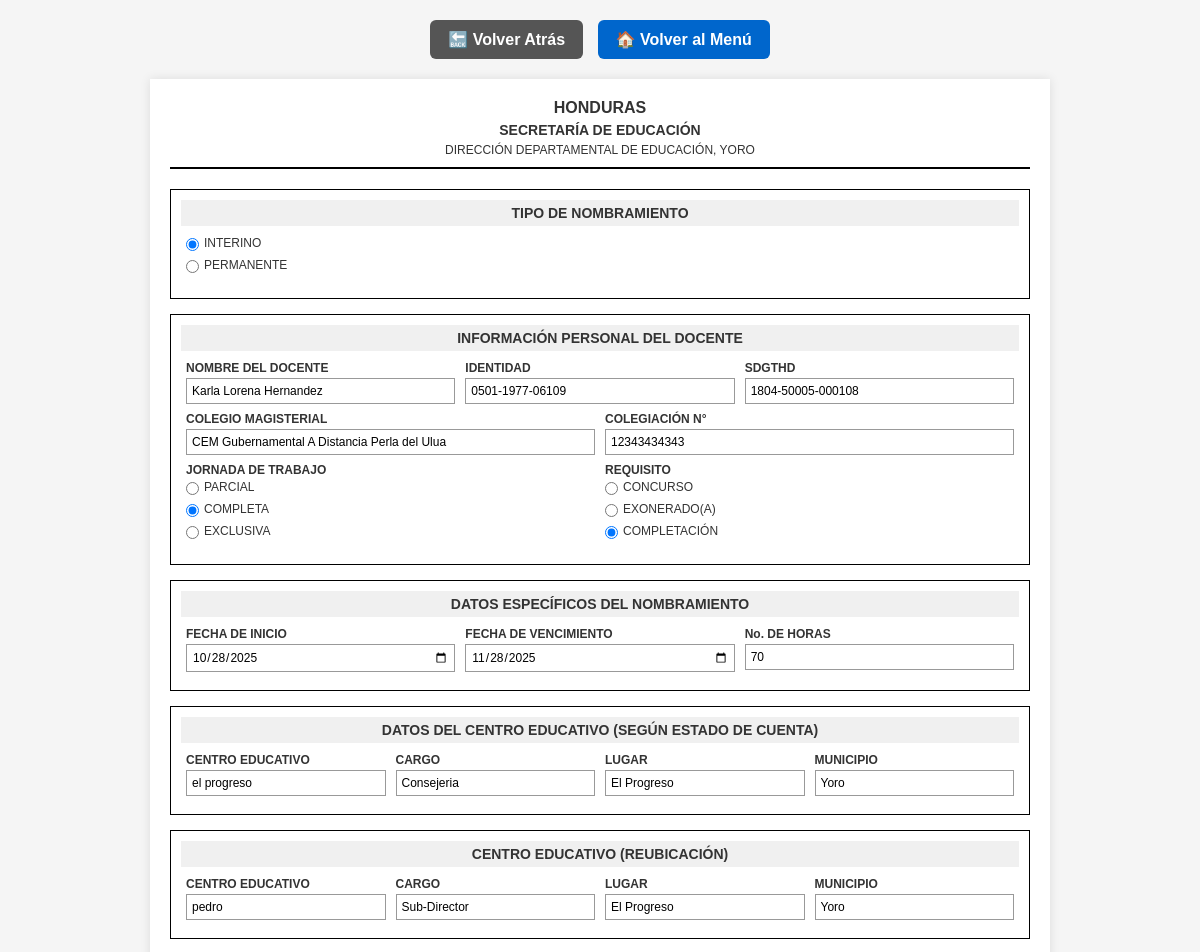
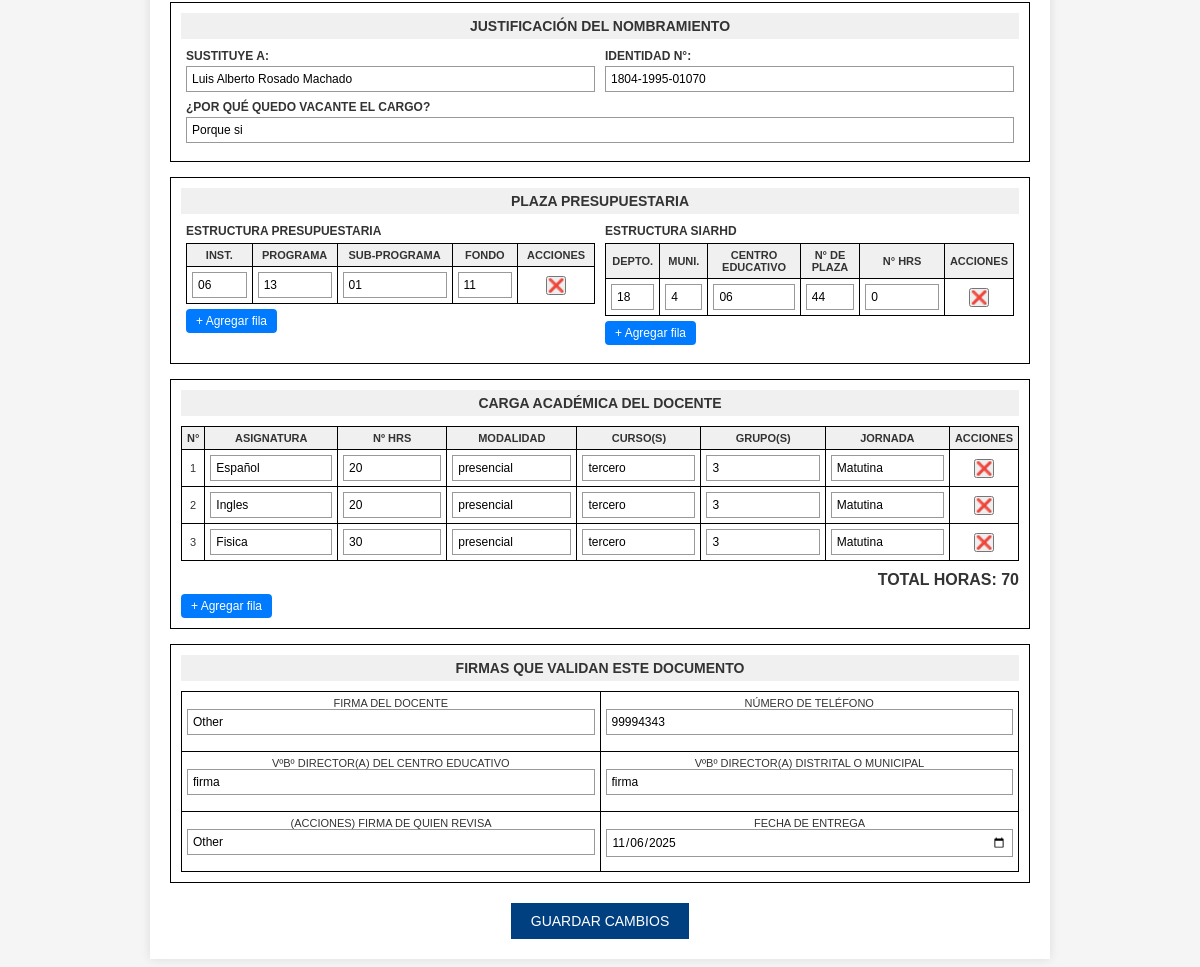
The app's page /formatos/media_nombramiento/modificar.php?id=18 with its own data (2 pictures, top to bottom).
### tables this page shows
CREATE TABLE `formato_nombramiento_media` (
  `id` int(11) NOT NULL,
  `tipo_nombramiento` enum('INTERINO','PERMANENTE') NOT NULL,
  `nombre_docente` varchar(200) NOT NULL,
  `identidad` varchar(20) NOT NULL,
  `colegio_magisterial` varchar(150) DEFAULT NULL,
  `sdgthd` varchar(100) DEFAULT NULL,
  `colegiacion_numero` varchar(50) DEFAULT NULL,
  `jornada_trabajo` enum('PARCIAL','COMPLETA','EXCLUSIVA') NOT NULL,
  `requisito` enum('CONCURSO','EXONERADO(A)','COMPLETACIÓN') NOT NULL,
  `fecha_inicio` date DEFAULT NULL,
  `fecha_vencimiento` date DEFAULT NULL,
  `numero_horas` int(11) DEFAULT NULL,
  `centro_cuenta` varchar(200) DEFAULT NULL,
  `cargo_cuenta` varchar(150) DEFAULT NULL,
  `lugar_cuenta` varchar(150) DEFAULT NULL,
  `municipio_cuenta` varchar(150) DEFAULT NULL,
  `centro_reubicacion` varchar(200) DEFAULT NULL,
  `lugar_reubicacion` varchar(150) DEFAULT NULL,
  `cargo_reubicacion` varchar(150) DEFAULT NULL,
  `municipio_reubicacion` varchar(150) DEFAULT NULL,
  `sustituye_a` varchar(200) DEFAULT NULL,
  `identidad_sustituido` varchar(20) DEFAULT NULL,
  `motivo_vacante` varchar(250) DEFAULT NULL,
  `firma_docente` varchar(200) DEFAULT NULL,
  `vb_director_centro` varchar(200) DEFAULT NULL,
  `firma_revisa` varchar(200) DEFAULT NULL,
  `telefono_contacto` varchar(20) DEFAULT NULL,
  `vb_director_distrital` varchar(200) DEFAULT NULL,
  `fecha_entrega` date DEFAULT NULL,
  `fecha_registro` timestamp NOT NULL DEFAULT current_timestamp()
);

CREATE TABLE `estructura_presupuestaria_nombramiento_media` (
  `id` int(11) NOT NULL,
  `id_formato` int(11) NOT NULL,
  `estructura_inst` varchar(50) DEFAULT NULL,
  `estructura_programa` varchar(50) DEFAULT NULL,
  `estructura_subprograma` varchar(50) DEFAULT NULL,
  `estructura_fondo` varchar(50) DEFAULT NULL,
  `created_at` timestamp NOT NULL DEFAULT current_timestamp()
);

CREATE TABLE `siarhd_estructura_nombramiento_media` (
  `id` int(11) NOT NULL,
  `id_formato` int(11) NOT NULL,
  `siarhd_depto` varchar(100) DEFAULT NULL,
  `siarhd_muni` varchar(100) DEFAULT NULL,
  `siarhd_centro` varchar(200) DEFAULT NULL,
  `siarhd_num_plaza` varchar(50) DEFAULT NULL,
  `siarhd_num_horas` int(11) DEFAULT NULL,
  `created_at` timestamp NOT NULL DEFAULT current_timestamp()
);

### formatos/media_nombramiento/modificar.php (the view, shortened to what this page needs)
<?php
include '../../includes/db.php';
$id_formato = $_GET['id'] ?? 0;
$id_formato = intval($id_formato);
$stmt = $conn->prepare("SELECT * FROM formato_nombramiento_media WHERE id = ?");
$stmt->bind_param("i", $id_formato);
$stmt->execute();
$result = $stmt->get_result();
$datos = $result->fetch_assoc();
$siarhd = [];
$stmt3 = $conn->prepare("SELECT * FROM siarhd_estructura_nombramiento_media WHERE id_formato = ?");
$stmt3->bind_param("i", $id_formato);
$stmt3->execute();
$res3 = $stmt3->get_result();
while($row = $res3->fetch_assoc()) $siarhd[] = $row;
$estructura = [];
$stmt4 = $conn->prepare("SELECT * FROM estructura_presupuestaria_nombramiento_media WHERE id_formato = ?");
$stmt4->bind_param("i", $id_formato);
$stmt4->execute();
$res4 = $stmt4->get_result();
while($row = $res4->fetch_assoc()) $estructura[] = $row;
?>
<!DOCTYPE html>
<html lang="es">
<head>
</head>
<body>
<div class="navigation">
    <a href="javascript:void(0);" onclick="window.history.back();" class="btn btn-back">🔙 Volver Atrás</a>
    <a href="<?= htmlspecialchars(BASE_URL . '/menu.php', ENT_QUOTES, 'UTF-8') ?>" class="btn btn-menu">🏠 Volver al Menú</a>
</div>
<div class="form-container">
<form id="nombramientoForm" method="post" action="procesar_modificar.php">
<div class="header">
<h1>HONDURAS</h1>
<h2>SECRETARÍA DE EDUCACIÓN</h2>
<h3>DIRECCIÓN DEPARTAMENTAL DE EDUCACIÓN, YORO</h3>
</div>
<div class="section">
<div class="section-title">TIPO DE NOMBRAMIENTO</div>
<div class="form-row">
<div class="form-group">
<div class="checkbox-group">
<input type="radio" name="tipo_nombramiento" value="INTERINO" id="interino" <?= $datos['tipo_nombramiento']=='INTERINO'?'checked':'' ?> required>
<label for="interino">INTERINO</label>
</div>
<div class="checkbox-group">
<input type="radio" name="tipo_nombramiento" value="PERMANENTE" id="permanente" <?= $datos['tipo_nombramiento']=='PERMANENTE'?'checked':'' ?>>
<label for="permanente">PERMANENTE</label>
</div>
</div>
</div>
</div>
<div class="section">
<div class="section-title">INFORMACIÓN PERSONAL DEL DOCENTE</div>
<div class="form-row">
<div class="form-group">
<label>NOMBRE DEL DOCENTE</label>
<input type="text" name="nombre_docente" value="<?= htmlspecialchars($datos['nombre_docente']) ?>" required>
</div>
<div class="form-group">
<label>IDENTIDAD</label>
<input type="text" name="identidad" value="<?= htmlspecialchars($datos['identidad']) ?>" required>
</div>
<div class="form-group">
<label>SDGTHD</label>
<input type="text" name="sdgthd" value="<?= htmlspecialchars($datos['sdgthd']) ?>">
</div>
</div>
<div class="form-row">
<div class="form-group">
<label>COLEGIO MAGISTERIAL</label>
<input type="text" name="colegio_magisterial" value="<?= htmlspecialchars($datos['colegio_magisterial']) ?>">
</div>
<div class="form-group">
<label>COLEGIACIÓN N°</label>
<input type="text" name="colegiacion_numero" value="<?= htmlspecialchars($datos['colegiacion_numero']) ?>">
</div>
</div>
<div class="form-row">
<div class="form-group">
<label>JORNADA DE TRABAJO</label>
<div class="checkbox-group">
<input type="radio" name="jornada_trabajo" value="PARCIAL" id="parcial" <?= $datos['jornada_trabajo']=='PARCIAL'?'checked':'' ?>>
<label for="parcial">PARCIAL</label>
</div>
<div class="checkbox-group">
<input type="radio" name="jornada_trabajo" value="COMPLETA" id="completa" <?= $datos['jornada_trabajo']=='COMPLETA'?'checked':'' ?>>
<label for="completa">COMPLETA</label>
</div>
<div class="checkbox-group">
<input type="radio" name="jornada_trabajo" value="EXCLUSIVA" id="exclusiva" <?= $datos['jornada_trabajo']=='EXCLUSIVA'?'checked':'' ?>>
<label for="exclusiva">EXCLUSIVA</label>
</div>
</div>
<div class="form-group">
<label>REQUISITO</label>
<div class="checkbox-group">
<input type="radio" name="requisito" value="CONCURSO" id="concurso" <?= $datos['requisito']=='CONCURSO'?'checked':'' ?>>
<label for="concurso">CONCURSO</label>
</div>
<div class="checkbox-group">
<input type="radio" name="requisito" value="EXONERADO(A)" id="exonerado" <?= $datos['requisito']=='EXONERADO(A)'?'checked':'' ?>>
<label for="exonerado">EXONERADO(A)</label>
</div>
<div class="checkbox-group">
<input type="radio" name="requisito" value="COMPLETACIÓN" id="completacion" <?= $datos['requisito']=='COMPLETACIÓN'?'checked':'' ?>>
<label for="completacion">COMPLETACIÓN</label>
</div>
</div>
</div>
</div>
<div class="section">
<div class="section-title">DATOS ESPECÍFICOS DEL NOMBRAMIENTO</div>
<div class="form-row">
<div class="form-group">
<label>FECHA DE INICIO</label>
<input type="date" name="fecha_inicio" value="<?= $datos['fecha_inicio'] ?>" required>
</div>
<div class="form-group">
<label>FECHA DE VENCIMIENTO</label>
<input type="date" name="fecha_vencimiento" value="<?= $datos['fecha_vencimiento'] ?>">
</div>
<div class="form-group">
<label>No. DE HORAS</label>
<input type="number" name="numero_horas" id="numero_horas" readonly value="<?= $datos['numero_horas'] ?>">
</div>
</div>
</div>
<div class="section">
<div class="section-title">DATOS DEL CENTRO EDUCATIVO (SEGÚN ESTADO DE CUENTA)</div>
<div class="form-row">
<div class="form-group">
<label>CENTRO EDUCATIVO</label>
<input type="text" name="centro_cuenta" value="<?= htmlspecialchars($datos['centro_cuenta']) ?>">
</div>
<div class="form-group">
<label>CARGO</label>
<input type="text" name="cargo_cuenta" value="<?= htmlspecialchars($datos['cargo_cuenta']) ?>">
</div>
<div class="form-group">
<label>LUGAR</label>
<input type="text" name="lugar_cuenta" value="<?= htmlspecialchars($datos['lugar_cuenta']) ?>">
</div>
<div class="form-group">
<label>MUNICIPIO</label>
<input type="text" name="municipio_cuenta" value="<?= htmlspecialchars($datos['municipio_cuenta']) ?>">
</div>
</div>
</div>
<div class="section">
<div class="section-title">CENTRO EDUCATIVO (REUBICACIÓN)</div>
<div class="form-row">
<div class="form-group">
<label>CENTRO EDUCATIVO</label>
<input type="text" name="centro_reubicacion" value="<?= htmlspecialchars($datos['centro_reubicacion']) ?>">
</div>
<div class="form-group">
<label>CARGO</label>
<input type="text" name="cargo_reubicacion" value="<?= htmlspecialchars($datos['cargo_reubicacion']) ?>">
</div>
<div class="form-group">
<label>LUGAR</label>
<input type="text" name="lugar_reubicacion" value="<?= htmlspecialchars($datos['lugar_reubicacion']) ?>">
</div>
<div class="form-group">
<label>MUNICIPIO</label>
<input type="text" name="municipio_reubicacion" value="<?= htmlspecialchars($datos['municipio_reubicacion']) ?>">
</div>
</div>
</div>
<div class="section">
<div class="section-title">JUSTIFICACIÓN DEL NOMBRAMIENTO</div>
<div class="form-row">
<div class="form-group">
<label>SUSTITUYE A:</label>
<input type="text" name="sustituye_a" value="<?= htmlspecialchars($datos['sustituye_a']) ?>">
</div>
<div class="form-group">
<label>IDENTIDAD N°:</label>
<input type="text" name="identidad_sustituido" value="<?= htmlspecialchars($datos['identidad_sustituido']) ?>">
</div>
</div>
<div class="form-row">
<div class="form-group">
<label>¿POR QUÉ QUEDO VACANTE EL CARGO?</label>
<input type="text" name="motivo_vacante" value="<?= htmlspecialchars($datos['motivo_vacante']) ?>">
</div>
</div>
</div>
<div class="section">
<div class="section-title">PLAZA PRESUPUESTARIA</div>
<div class="form-row">
<div class="form-group">
<label>ESTRUCTURA PRESUPUESTARIA</label>
<table id="estructuraTable">
<tr>
<th>INST.</th>
<th>PROGRAMA</th>
<th>SUB-PROGRAMA</th>
<th>FONDO</th>
<th>ACCIONES</th>
</tr>
<?php
if(count($estructura) > 0){
    foreach($estructura as $row){
        echo "<tr>
        <td><input type='text' name='estructura_inst[]' size='3' value='".htmlspecialchars($row['estructura_inst'])."'></td>
        <td><input type='text' name='estructura_programa[]' size='3' value='".htmlspecialchars($row['estructura_programa'])."'></td>
        <td><input type='text' name='estructura_subprograma[]' size='3' value='".htmlspecialchars($row['estructura_subprograma'])."'></td>
        <td><input type='text' name='estructura_fondo[]' size='3' value='".htmlspecialchars($row['estructura_fondo'])."'></td>
        <td><button type='button' class='remove-row-btn' onclick='removeRow(this)'>❌</button></td>
        </tr>";
    }
}
?>
</table>
<button type="button" class="add-row-btn" onclick="addEstructuraRow()">+ Agregar fila</button>
</div>
<div class="form-group">
<label>ESTRUCTURA SIARHD</label>
<table id="siarhdTable">
<tr>
<th>DEPTO.</th>
<th>MUNI.</th>
<th>CENTRO EDUCATIVO</th>
<th>N° DE PLAZA</th>
<th>N° HRS</th>
<th>ACCIONES</th>
</tr>
<?php
if(count($siarhd) > 0){
    foreach($siarhd as $row){
        echo "<tr>
        <td><input type='text' name='siarhd_depto[]' size='3' value='".htmlspecialchars($row['siarhd_depto'])."'></td>
        <td><input type='text' name='siarhd_muni[]' size='3' value='".htmlspecialchars($row['siarhd_muni'])."'></td>
        <td><input type='text' name='siarhd_centro[]' size='8' value='".htmlspecialchars($row['siarhd_centro'])."'></td>
        <td><input type='text' name='siarhd_num_plaza[]' size='5' value='".htmlspecialchars($row['siarhd_num_plaza'])."'></td>
        <td><input type='number' name='siarhd_num_horas[]' size='3' value='".htmlspecialchars($row['siarhd_num_horas'])."'></td>
        <td><button type='button' class='remove-row-btn' onclick='removeRow(this)'>❌</button></td>
        </tr>";
    }
}
?>
</table>
<button type="button" class="add-row-btn" onclick="addSiarhdRow()">+ Agregar fila</button>
</div>
</div>
</div>
<div class="section">
<div class="section-title">CARGA ACADÉMICA DEL DOCENTE</div>
<table id="cargaAcademica">
<thead>
<tr>
<th>N°</th>
<th>ASIGNATURA</th>
<th>Nº HRS</th>
<th>MODALIDAD</th>
<th>CURSO(S)</th>
<th>GRUPO(S)</th>
<th>JORNADA</th>
<th>ACCIONES</th>
</tr>
</thead>
<tbody id="cargaAcademicaBody"></tbody>
</table>
<div class="total-hours">
TOTAL HORAS: <span id="totalHorasSpan">0</span>
</div>
<button type="button" class="add-row-btn" onclick="addCargaRow()">+ Agregar fila</button>
</div>
<div class="section">
<div class="section-title">FIRMAS QUE VALIDAN ESTE DOCUMENTO</div>
<table class="signature-table">
<tr>
<td width="50%">
<label>FIRMA DEL DOCENTE</label>
<input type="text" name="firma_docente" value="<?= htmlspecialchars($datos['firma_docente']) ?>">
</td>
<td width="50%">
<label>NÚMERO DE TELÉFONO</label>
<input type="text" name="telefono_contacto" value="<?= htmlspecialchars($datos['telefono_contacto']) ?>">
</td>
</tr>
<tr>
<td>
<label>VºBº DIRECTOR(A) DEL CENTRO EDUCATIVO</label>
<input type="text" name="vb_director_centro" value="<?= htmlspecialchars($datos['vb_director_centro']) ?>">
</td>
<td>
<label>VºBº DIRECTOR(A) DISTRITAL O MUNICIPAL</label>
<input type="text" name="vb_director_distrital" value="<?= htmlspecialchars($datos['vb_director_distrital']) ?>">
</td>
</tr>
<tr>
<td>
<label>(ACCIONES) FIRMA DE QUIEN REVISA</label>
<input type="text" name="firma_revisa" value="<?= htmlspecialchars($datos['firma_revisa']) ?>">
</td>
<td>
<label>FECHA DE ENTREGA</label>
<input type="date" name="fecha_entrega" value="<?= $datos['fecha_entrega'] ?>">
</td>
</tr>
</table>
</div>
<button type="submit" class="btn-submit">GUARDAR CAMBIOS</button>
</form>
</div>
</body>
</html>

### formatos/media_nombramiento/modificar.php (style rules this page uses)
* { margin:0; padding:0; box-sizing:border-box; font-family: Arial, sans-serif; }
body { background-color:#f5f5f5; padding:20px; color:#333; }
.navigation { text-align:center; margin-bottom:20px; }
.btn { display:inline-block; padding:10px 18px; border-radius:6px; text-decoration:none; font-weight:bold; margin:0 5px; border:none; cursor:pointer; }
.btn-back { background-color:#555; color:white; }
.btn-menu { background-color:#0066cc; color:white; }
.form-container { max-width:900px; margin:0 auto; background:white; box-shadow:0 0 10px rgba(0,0,0,0.1); padding:20px; }
.header { text-align:center; margin-bottom:20px; border-bottom:2px solid #000; padding-bottom:10px; }
.header h1 { font-size:16px; font-weight:bold; margin-bottom:5px; }
.header h2 { font-size:14px; margin-bottom:5px; }
.header h3 { font-size:12px; font-weight:normal; }
.section { margin-bottom:15px; border:1px solid #000; padding:10px; }
.section-title { font-weight:bold; text-align:center; margin-bottom:10px; font-size:14px; background-color:#f0f0f0; padding:5px; }
.form-row { display:flex; margin-bottom:8px; }
.form-group { flex:1; padding:0 5px; }
.form-group label { display:block; font-size:12px; margin-bottom:3px; font-weight:bold; }
input[type="text"], input[type="number"], input[type="date"], select { width:100%; padding:5px; border:1px solid #999; font-size:12px; }
.checkbox-group { display:flex; align-items:center; margin-bottom:5px; }
.checkbox-group label { margin-left:5px; font-weight:normal; }
table { width:100%; border-collapse:collapse; font-size:11px; margin-top:5px; }
table th, table td { border:1px solid #000; padding:5px; text-align:center; }
table th { background-color:#f0f0f0; font-weight:bold; }
.total-hours { text-align:right; margin-top:10px; font-weight:bold; }
.signature-table td { height:60px; vertical-align:top; }
.btn-submit { background-color:#004080; color:white; border:none; padding:10px 20px; font-size:14px; cursor:pointer; margin-top:20px; display:block; margin-left:auto; margin-right:auto; }
.add-row-btn { background-color:#007bff; color:white; border:none; padding:5px 10px; font-size:12px; cursor:pointer; margin-top:5px; border-radius:4px; }

### records on screen
formato_nombramiento_media: tipo_nombramiento "☑ INTERINO", tipo_nombramiento "☐ PERMANENTE", nombre_docente "Karla Lorena Hernandez", identidad "0501-1977-06109", sdgthd "1804-50005-000108", colegio_magisterial "CEM Gubernamental A Distancia Perla del Ulua", colegiacion_numero "12343434343", jornada_trabajo "☐ PARCIAL", jornada_trabajo "☑ COMPLETA", jornada_trabajo "☐ EXCLUSIVA", requisito "☐ CONCURSO", requisito "☐ EXONERADO(A)", requisito "☑ COMPLETACIÓN", fecha_inicio "10/28/2025", fecha_vencimiento "11/28/2025", numero_horas "70", centro_cuenta "el progreso", cargo_cuenta "Consejeria", lugar_cuenta "El Progreso", municipio_cuenta "Yoro", centro_reubicacion "pedro", cargo_reubicacion "Sub-Director", lugar_reubicacion "El Progreso", municipio_reubicacion "Yoro", sustituye_a "Luis Alberto Rosado Machado", identidad_sustituido "1804-1995-01070", motivo_vacante "Porque si", firma_docente "Other", telefono_contacto "99994343", vb_director_centro "firma", vb_director_distrital "firma", firma_revisa "Other", fecha_entrega "11/06/2025"
estructura_presupuestaria_nombramiento_media: estructura_inst "06", estructura_programa "13", estructura_subprograma "01", estructura_fondo "11"
siarhd_estructura_nombramiento_media: siarhd_depto "18", siarhd_muni "4", siarhd_centro "06", siarhd_num_plaza "44", siarhd_num_horas "0"
